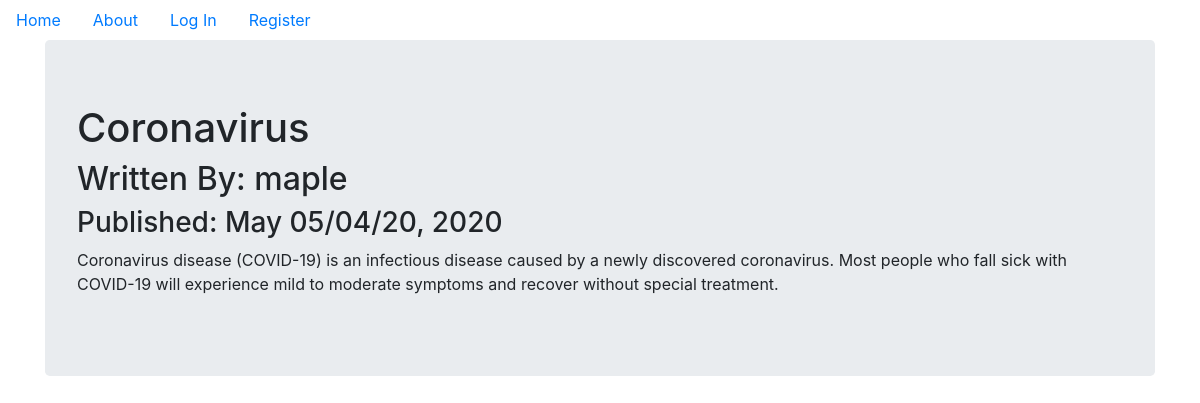
/2, run on the app's committed database.
### puppycompanyblog/models.py (models this page shows, shortened)
class BlogPost(db.Model, UserMixin):
    users = db.relationship(User)
    id = db.Column(db.Integer, primary_key=True)
    user_id = db.Column(db.Integer, db.ForeignKey('users.id'), nullable= False)
    date = db.Column(db.DateTime, nullable=False, default=datetime.utcnow)
    title = db.Column(db.String(140), nullable=False)
    text = db.Column(db.Text, nullable=False)

class User(db.Model, UserMixin):
    __tablename__ = 'users'
    id = db.Column(db.Integer, primary_key=True)
    profile_image = db.Column(db.String(64), nullable=False, default='default_profile.jpg')
    email = db.Column(db.String(64), unique=True, index=True)
    username = db.Column(db.String(64), unique=True, index=True)
    password_hash = db.Column(db.String(128))
    posts = db.relationship('BlogPost', backref='author', lazy=True)

### puppycompanyblog/users/views.py (the view)
@users.route('/<username>')
def user_posts(username):
    page = request.args.get('page', 1, type=int)
    user = User.query.filter_by(username=username).first_or_404()
    blog_posts = BlogPost.query.filter_by(author=user).order_by(BlogPost.date.desc()).paginate(page=page, per_page=5)
    return render_template('user_blog_posts.html', blog_posts= blog_posts, user = user)

### puppycompanyblog/blog_posts/views.py (called while the page is built)
@blog_posts.route('/<int:blog_post_id>')
def blog_post(blog_post_id):
    blog_post = BlogPost.query.get_or_404(blog_post_id)
    return render_template('blog_post.html', title=blog_post.title, date=blog_post.date, post=blog_post)

### puppycompanyblog/templates/blog_post.html (shortened to what this page needs)
{% extends 'base.html' %}
{% block content %}
<div class="container">
    <div class="jumbotron">
        <h1>{{post.title}}</h1>
        <h2>Written By: {{post.author.username}}</h2>
        <h3>Published: {{post.date.strftime('%B %D, %Y')}}</h3>
        <p>{{post.text}}</p>
    </div>
</div>
{% endblock %}

### data on the page
BlogPost: title "Coronavirus", date "May 05/04/20, 2020", text "Coronavirus disease (COVID-19) is an infectious disease caused by a newly discovered coronavirus. Most people who fall sick with COVID-19 will experience mild to moderate symptoms and recover without special treatment."
User: author.username "maple"
